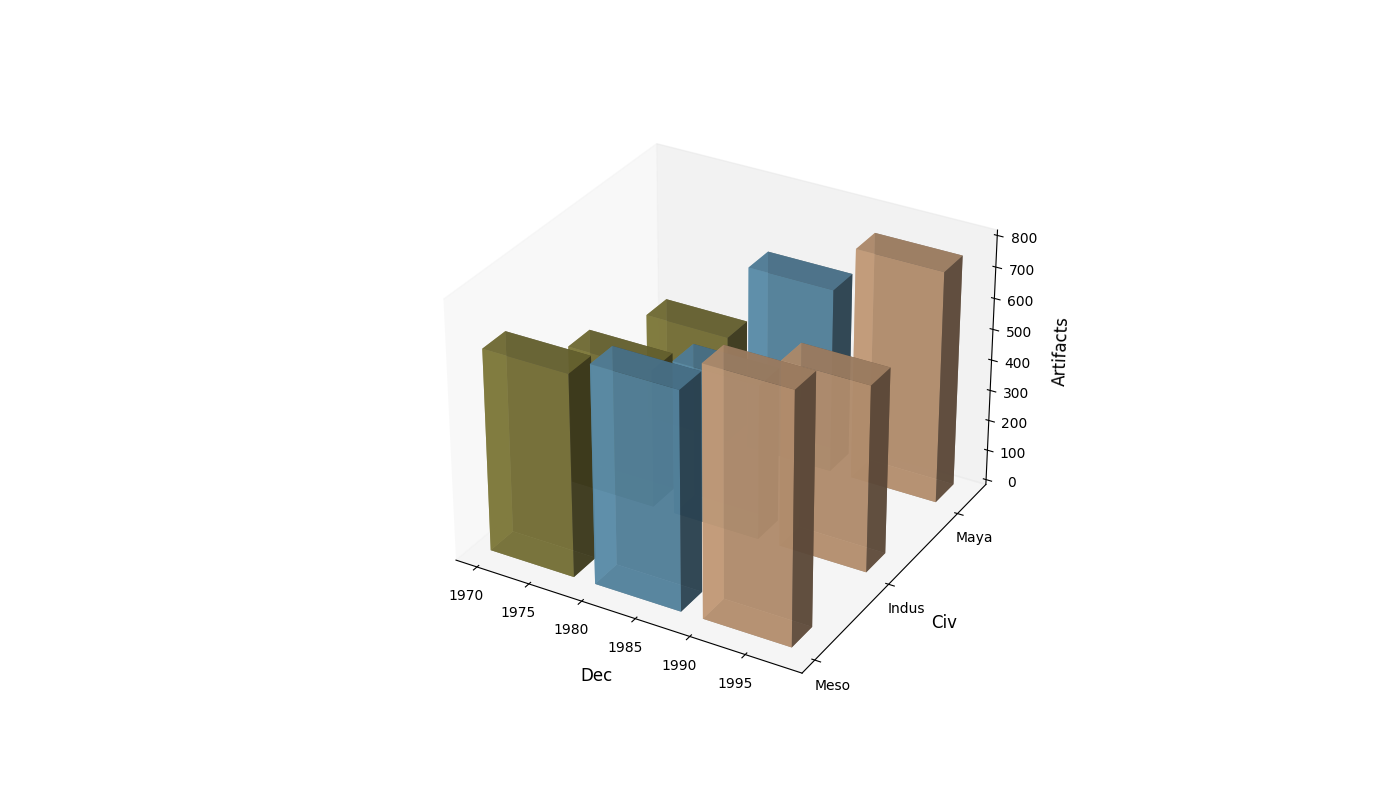

Write Python code to recreate this figure.
import matplotlib.pyplot as plt
from mpl_toolkits.mplot3d import Axes3D
import numpy as np

# Data
decades = np.array([1970, 1980, 1990])
civilizations = ['Meso', 'Indus', 'Maya']
artifacts_data = np.array([
    [650, 700, 800],
    [450, 500, 600],
    [350, 600, 750]
])
colors = ['#8D8741', '#659DBD', '#DAAD86']

# Plot
fig = plt.figure(figsize=(14, 8))
ax = fig.add_subplot(111, projection='3d')

for i in range(len(civilizations)):
    xs = decades
    ys = np.full(xs.shape, i * 3)
    zs = np.zeros(decades.shape)

    for j, color in enumerate(colors):
        height = artifacts_data[i, j]
        ax.bar3d(xs[j], ys[j], zs[j], dx=8, dy=0.8, dz=height, color=color, alpha=0.8)
        zs[j] += height

# Labels on axes
ax.set_xlabel('Dec', fontsize=12, labelpad=10)
ax.set_ylabel('Civ', fontsize=12, labelpad=10)
ax.set_zlabel('Artifacts', fontsize=12, labelpad=10)
ax.set_yticks([i * 3 for i in range(len(civilizations))])
ax.set_yticklabels(civilizations)

# Removing stylistic elements: legends, grids, and the outer border
ax.grid(False)

plt.show()
